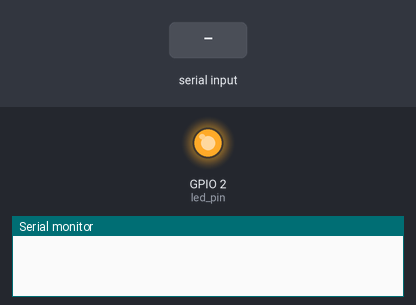
A sketch run on a simulated ESP32. Parts: output pins drawn as LEDs (lit = HIGH), the last lines printed to the serial monitor. Dashed ring = blinking. Inputs (shaded band) come from the test bench.

Above: at 2.2 s.
2.3 s: "5\n" received over Serial
At 3.7 s:
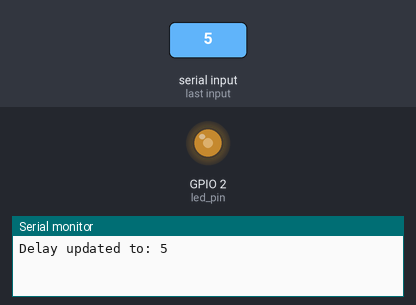
4.0 s: "90,45\n" received over Serial
At 4.23 s:
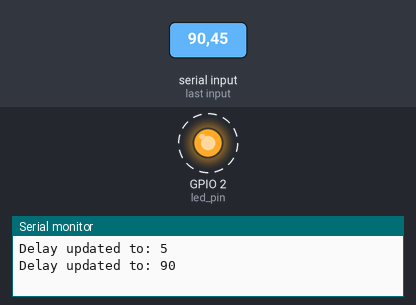
Timing chart, 0 to 13.0 s (numbered marks = the images above; inputs shaded):
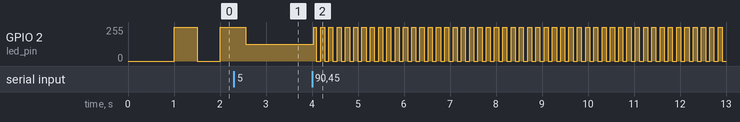

The sketch:

task_scheduling.ino
```cpp
// use core 0
#if CONFIG_FREERTOS_UNICORE
static const BaseType_t app_cpu = 0;
#else
static const BaseType_t app_cpu = 1;
#endif

static const int led_pin = LED_BUILTIN;
TaskHandle_t toggleTaskHandle;

volatile uint32_t toggleDelay = 500u;

void toggleTask(void * param)
{
  while(true)
  {
    digitalWrite(led_pin, HIGH);
    // divide ms by tick period to get num ticks
    vTaskDelay(toggleDelay / portTICK_PERIOD_MS);
    digitalWrite(led_pin, LOW);
    vTaskDelay(toggleDelay / portTICK_PERIOD_MS);
  }
}

void setDelayTask(void * param)
{
  while (true)
  {
    if (Serial.available() > 0)
    {
      String buffer = Serial.readStringUntil('\n'); // Read until newline
      uint32_t newDelay = (uint32_t)buffer.toInt(); // Convert to integer
      if (newDelay > 0 && newDelay <= 5000) // Validate delay (1ms to 5000ms)
      {
        toggleDelay = newDelay;
        Serial.print("Delay updated to: ");
        Serial.println(toggleDelay);
      }
      else
      {
        Serial.println("Invalid delay. Enter a value between 1 and 5000.");
      }
    }
    vTaskDelay(100 / portTICK_PERIOD_MS); // Check input every 100ms
  }
}

void setup() {
  // put your setup code here, to run once:
  pinMode(led_pin,OUTPUT);
  Serial.begin(115200);
  vTaskDelay(1000); // delay 1000 ticks

  xTaskCreatePinnedToCore(
    toggleTask,
    "Toggle LED",
    1024, // Stack Size
    NULL, // No params to task
    1, // Task priority
    &toggleTaskHandle,  // Task Handle
    app_cpu); // // run on one core.

    xTaskCreatePinnedToCore(
    setDelayTask,
    "SetDelay",
    1024, // Stack Size
    NULL, // No params to task
    1, // Task priority
    NULL,  // Task Handle
    app_cpu); // // run on one core.
}

// vTaskStartScheduler() in main needs to get called.
// setup and loop run as priority 1 in arduino

void loop() {
  // put your main code here, to run repeatedly:
}
```

Measured:
- after the input at 4.0 s, GPIO 2 (led_pin): alternates 255/255 for 0.09 s and 0/255 for 0.09 s, starting at once
